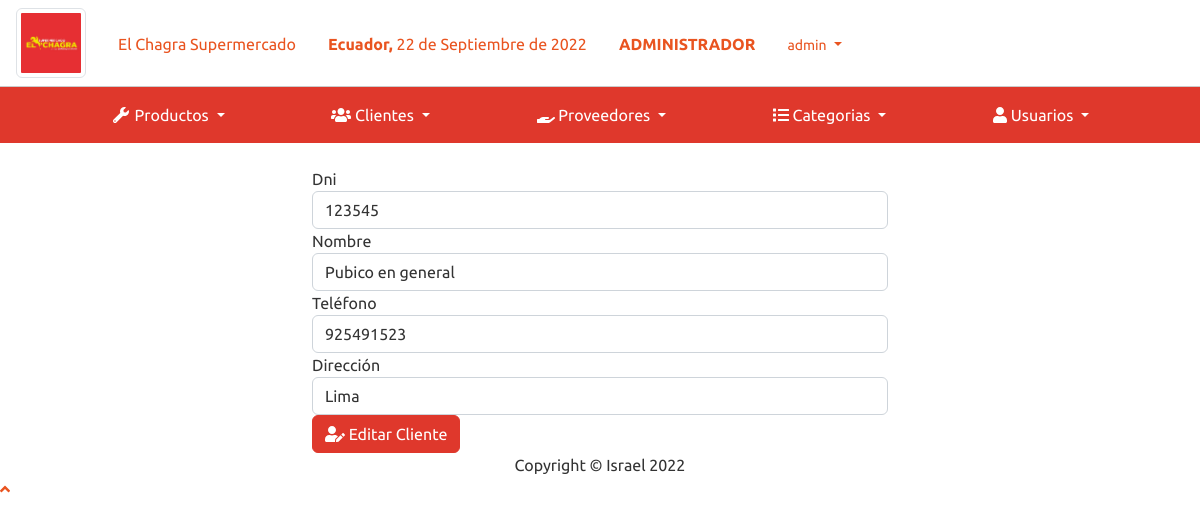
/sistema/editar_cliente.php?id=1 (signed in), run on the app's committed database.
### tables this page shows
CREATE TABLE `cliente` (
  `idcliente` int(11) NOT NULL,
  `dni` int(8) NOT NULL,
  `nombre` varchar(100) NOT NULL,
  `telefono` int(15) NOT NULL,
  `direccion` varchar(200) NOT NULL,
  `usuario_id` int(11) NOT NULL
);

### sistema/editar_cliente.php (the view, shortened to what this page needs)
<?php include_once "includes/header.php";
include "../conexion.php";
$idcliente = $_REQUEST['id'];
$sql = mysqli_query($conexion, "SELECT * FROM cliente WHERE idcliente = $idcliente");
$result_sql = mysqli_num_rows($sql);
if ($result_sql == 0) {
  header("Location: lista_cliente.php");
} else {
  while ($data = mysqli_fetch_array($sql)) {
    $dni = $data['dni'];
    $nombre = $data['nombre'];
    $telefono = $data['telefono'];
    $direccion = $data['direccion'];
  }
}
?>
        <div class="container-fluid">
          <div class="row">
            <div class="col-lg-6 m-auto">
              <form class="" action="" method="post">
                <div class="form-group">
                  <label for="dni">Dni</label>
                  <input type="number" placeholder="Ingrese dni" name="dni" id="dni" class="form-control" value="<?php echo $dni; ?>">
                </div>
                <div class="form-group">
                  <label for="nombre">Nombre</label>
                  <input type="text" placeholder="Ingrese Nombre" name="nombre" class="form-control" id="nombre" value="<?php echo $nombre; ?>">
                </div>
                <div class="form-group">
                  <label for="telefono">Teléfono</label>
                  <input type="number" placeholder="Ingrese Teléfono" name="telefono" class="form-control" id="telefono" value="<?php echo $telefono; ?>">
                </div>
                <div class="form-group">
                  <label for="direccion">Dirección</label>
                  <input type="text" placeholder="Ingrese Direccion" name="direccion" class="form-control" id="direccion" value="<?php echo $direccion; ?>">
                </div>
                <button type="submit" class="btn btn-danger"><i class="fas fa-user-edit"></i> Editar Cliente</button>
              </form>
            </div>
          </div>
        </div>
      </div>
      <?php include_once "includes/footer.php"; ?>

### data on the page
cliente: dni "123545", nombre "Pubico en general", telefono "925491523", direccion "Lima"

### other printed values
fechaPeru() "22 de Septiembre de 2022"
$_SESSION['nombre'] "admin"
